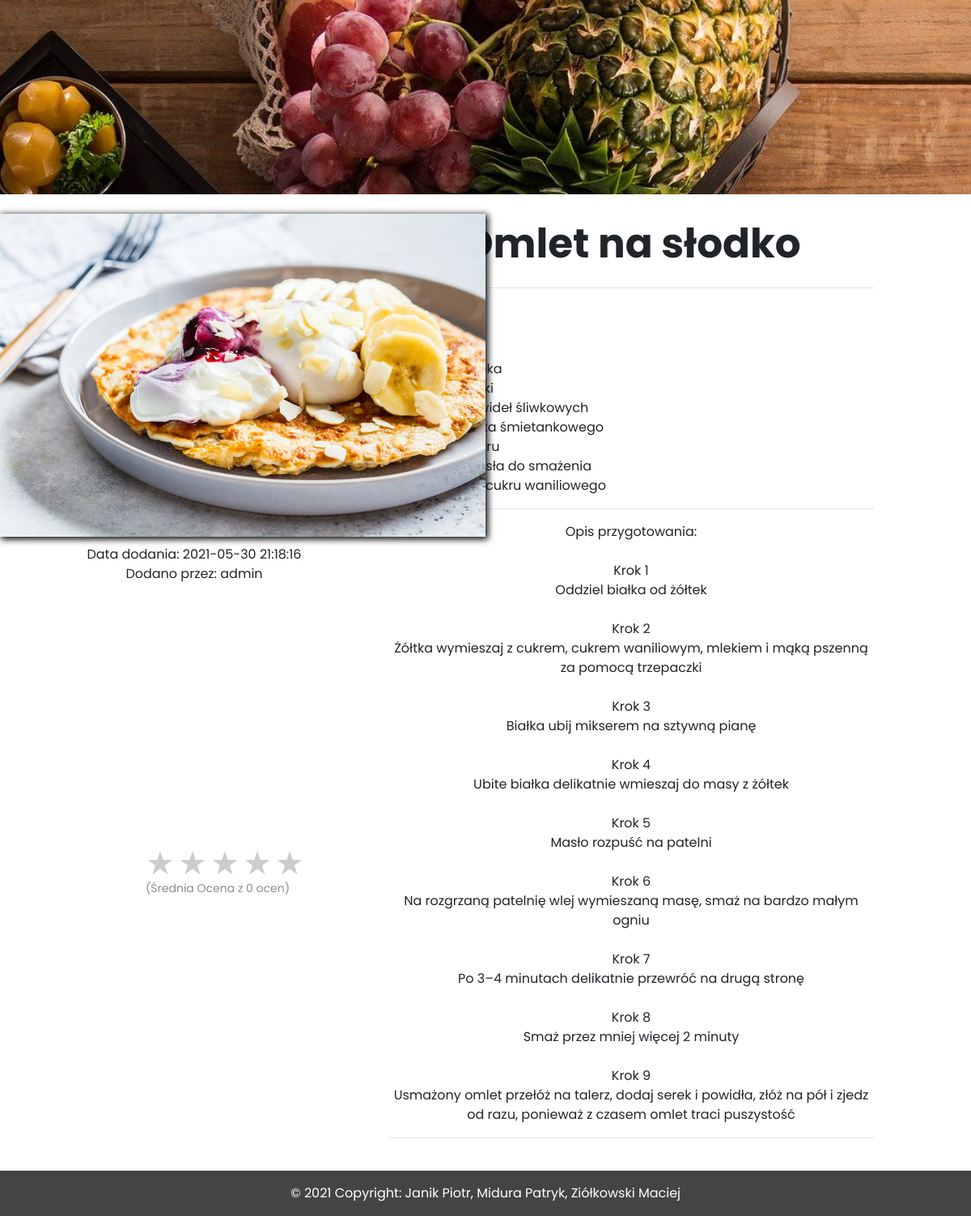
Screenshot of /recipe.php?id=60 (signed in) with the database file from the repository.
### tables this page shows
CREATE TABLE `recipes` (
  `recipe_ID` int(3) NOT NULL,
  `category_ID` int(2) NOT NULL,
  `user_ID` int(5) NOT NULL,
  `title` varchar(25) NOT NULL,
  `ingredients` longtext NOT NULL,
  `description` longtext NOT NULL,
  `picture` varchar(255) NOT NULL,
  `creation_date` datetime(6) NOT NULL DEFAULT current_timestamp(6) ON UPDATE current_timestamp(6)
);

CREATE TABLE `users` (
  `user_ID` int(5) NOT NULL,
  `username` varchar(20) NOT NULL,
  `password` char(60) NOT NULL,
  `email` varchar(50) NOT NULL
);

### recipe.php (the view, shortened to what this page needs)
<!DOCTYPE HTML>
<html lang="pl">
  <head>
    <link rel="stylesheet" href="css/bootstrap.min.css">
    <link rel="stylesheet" href="css/custom_login.css">
    <link rel="stylesheet" href="css/custom_recipe.css">
    <link rel="stylesheet" href="css/rating.css">
    <link rel="stylesheet" href="https://maxcdn.bootstrapcdn.com/font-awesome/4.7.0/css/font-awesome.min.css">
  </head>
  <body>
    <div class="header2">
      <div class="flex-overlay3">
      </div>
    </div>
    <?php
      include 'config.php';
      $idrecipe = $_GET['id'];
      $sql = "SELECT * FROM recipes, users WHERE recipe_ID = $idrecipe AND recipes.user_ID = users.user_ID";
      $result = mysqli_query($conn, $sql);
            if(mysqli_num_rows($result) > 0) {
              while($row = mysqli_fetch_assoc($result)) {
                echo "<div class='left'><br/>";
                echo "  <div class='container'>";
                echo "    <img class='image' src='users_img/",$row['picture'],"'<br>";
                echo "  </div>";
                echo "  <div class='date'>";
                echo "    Data dodania: ".substr($row['creation_date'], 0, -7)."<br>";
                echo "    Dodano przez: ",$row['username'],"<br><br>";
                echo "  </div>";
                echo "</div>";
                echo "<div class='right'>";
                echo "  <br><div class='tytul'>",$row['title'],"<hr></div><br>";
                echo "  Składniki: <ul><li>".str_replace(",", "</li><li>", $row['ingredients'])."</li></ul><hr>";
                echo "  <div class='opis'> Opis przygotowania: <br><br>".nl2br(str_replace(".", "<br>", $row['description']),$row['description'])."<hr></div><br>";
                echo "</div>";
              }
            }
      ?>
      <?php
        include_once 'config.php';
        $recipeID = $_GET['id'];
        $query = "SELECT p.*, COUNT(r.rate) as rating_num, FORMAT((SUM(r.rate) / COUNT(r.rate)), 1) as average_rating
                    FROM recipes as p LEFT JOIN rates as r ON r.recipe_ID = p.recipe_ID
                      WHERE p.recipe_ID = '$recipeID' GROUP BY (r.recipe_ID)";
        $result = $conn->query($query);
        $postData = $result->fetch_assoc();
      ?>
      <div class="rating">
        <div class="rate">
            <label for="star5"></label>
            <label for="star4"></label>
            <label for="star3"></label>
            <label for="star2"></label>
            <label for="star1"></label>
        </div>
        <div class="overall-rating">
            (Średnia Ocena <span id="avgrat"><?php echo $postData['average_rating']; ?></span>
            z <span id="totalrat"><?php echo $postData['rating_num']; ?></span> ocen)</span>
        </div>
      </div>
      <footer class="bg-dark text-center text-white">
        <div class="text-center p-3">
          © 2021 Copyright: Janik Piotr, Midura Patryk, Ziółkowski Maciej
        </div>
      </footer>
  </body>
</html>

### css/custom_login.css (style rules this page uses)
body { margin: 0 auto; font-family: 'Poppins', sans-serif; }
.container { padding-left: 0px !important; padding-right: 0px !important; margin-left: auto !important; margin-right: auto !important; width: 400px !important; }
.container { position: relative; width: 100% !important; overflow: hidden; box-shadow: 2px 2px 8px 1px black; }
.image { opacity: 1; display: block; width: 100%; height: auto; transition: .5s ease; backface-visibility: hidden; }
.bg-dark { background-color: #434445 !important; }

### css/custom_recipe.css (style rules this page uses)
.container { width: 600px !important; height: 399px !important; }
.header2 { height: 30vh; width: 100%; background: url("../img/bg4.jpg") center fixed; background-size: cover; }
.header2 .flex-overlay3 { height: 100%; width: 100%; display: flex; justify-content: center; align-items: center; color: white; }
.tytul { font-weight: bold; font-size: 50px; text-align: center; }
.opis { text-align: center; }
hr { width: 100%; text-align: center; }
.left { width: 40%; float: left; }
.right { width: 50%; float: left; }
.date { margin-top: 2%; text-align: center; }
footer { clear: both; }
.rating { height: 20%; width: 40%; clear: both; position: absolute; transform: translate(37.5%, 265%); }

### css/rating.css (style rules this page uses)
.rate { float: left; height: 46px; text-align: left; }
.rate:not(:checked) > label { float:right; width:1em; overflow:hidden; white-space:nowrap; cursor:pointer; font-size:40px; color:#ccc; }
.rate:not(:checked) > label:before { content: "\2605"; }
.overall-rating { width: 100%; float: left; font-size: 14px; margin-top: 5px; color: #8e8d8d; }

### rows the page displays
recipes: picture (picture), creation_date "2021-05-30 21:18:16", user_ID.username "admin", title "Omlet na słodko", ingredients "2 łyżki powideł śliwkowych 2 łyżki serka śmietankowego 1 łyżka masła do smażenia 1 łyżeczka cukru waniliowego", description "Krok 1 Oddziel białka od żółtek Krok 2 Żółtka wymieszaj z cukrem, cukrem waniliowym, mlekiem i mąką pszenną za pomocą trzepaczki Krok 3 Białka ubij mikserem na sztywną pianę Krok 4 Ubite białka delikatnie wmieszaj do masy z żółtek Krok 5 Masło rozpuść na patelni Krok 6 Na rozgrzaną patelnię wlej wymieszaną masę, smaż na bardzo małym ogniu Krok 7 Po 3–4 minutach delikatnie przewróć na drugą stronę Krok 8 Smaż przez mniej więcej 2 minuty Krok 9 Usmażony omlet przełóż na talerz, dodaj serek i powidła, złóż na pół i zjedz od razu, ponieważ z czasem omlet traci puszystość"

### other values shown
$postData['rating_num'] "0"
